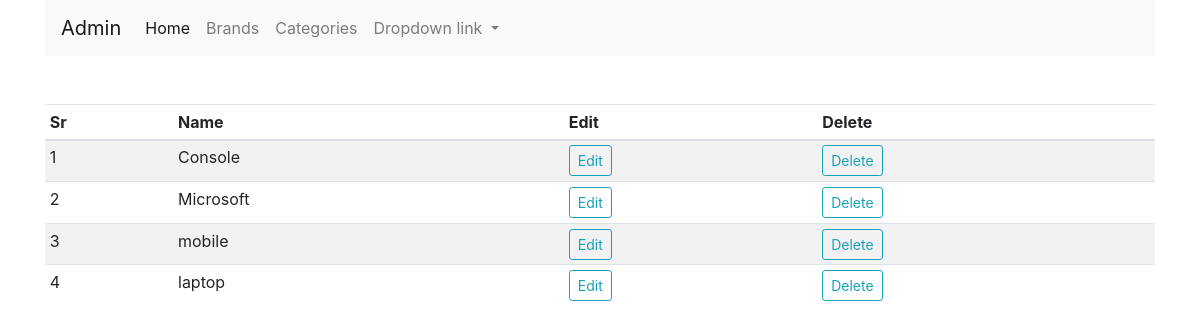
/category (signed in), run on the app's committed database.
### shop/products/models.py (models this page shows, shortened)
class Category(db.Model):
    id = db.Column(db.Integer, primary_key=True)
    name = db.Column(db.String(30), unique=True, nullable=False)

### shop/admin/routes.py (the view)
@app.route('/category')
def category():
    if 'email' not in session:
        flash('Please login first', 'danger')
        return redirect(url_for('login'))
    categories = Category.query.order_by(Category.id.desc()).all()
    return render_template('admin/brand.html', title='Category page', categories=categories)

### shop/templates/admin/brand.html (shortened to what this page needs)
{% extends 'layout.html' %}
{% block content %}
<div class="container">
<nav class="navbar navbar-expand-lg navbar-light bg-light">
  <a class="navbar-brand" href="/admin">Admin</a>
  <div class="collapse navbar-collapse" id="navbarNavDropdown">
    <ul class="navbar-nav">
      <li class="nav-item active">
        <a class="nav-link" href="/admin">Home <span class="sr-only">(current)</span></a>
      </li>
      <li class="nav-item">
        <a class="nav-link" href="/brands">Brands</a>
      </li>
      <li class="nav-item">
        <a class="nav-link" href="/category">Categories</a>
      </li>
      <li class="nav-item dropdown">
        <a class="nav-link dropdown-toggle" href="#" id="navbarDropdownMenuLink" role="button" data-toggle="dropdown" aria-haspopup="true" aria-expanded="false">
          Dropdown link
        </a>
      </li>
    </ul>
  </div>
</nav>
</div>
<div class="container mt-5">
    <table class="table table-sm table-condensed table-striped">
        <thead>
            <th>Sr</th>
            <th>Name</th>
            <th>Edit</th>
            <th>Delete</th>
        </thead>
        <tbody>
            {% if brands %}
            {% for brand in brands %}
            <tr>
                <td>{{loop.index}}</td>
                <td>{{brand.name}}</td>
                <td><a href="{{url_for('updatebrand', id=brand.id)}}" class="btn btn-sm btn-info">Edit</a></td>
                <td><a href="" class="btn btn-sm btn-outline-danger">Delete</a></td>
            </tr>
            {% endfor %}
            {% else %}
            {% for category in categories %}
            <tr>
                <td>{{loop.index}}</td>
                <td>{{category.name}}</td>
                <td><a href="{{url_for('updatecat', id=category.id)}}" class="btn btn-sm btn-outline-info">Edit</a></td>
                <td><a href="" class="btn btn-sm btn-outline-info">Delete</a></td>
            </tr>
            {% endfor %}
            {% endif %}
        </tbody>
    </table>
</div>
{% endblock content %}

### data on the page
Category: name "Console"
Category: name "Microsoft"
Category: name "mobile"
Category: name "laptop"
